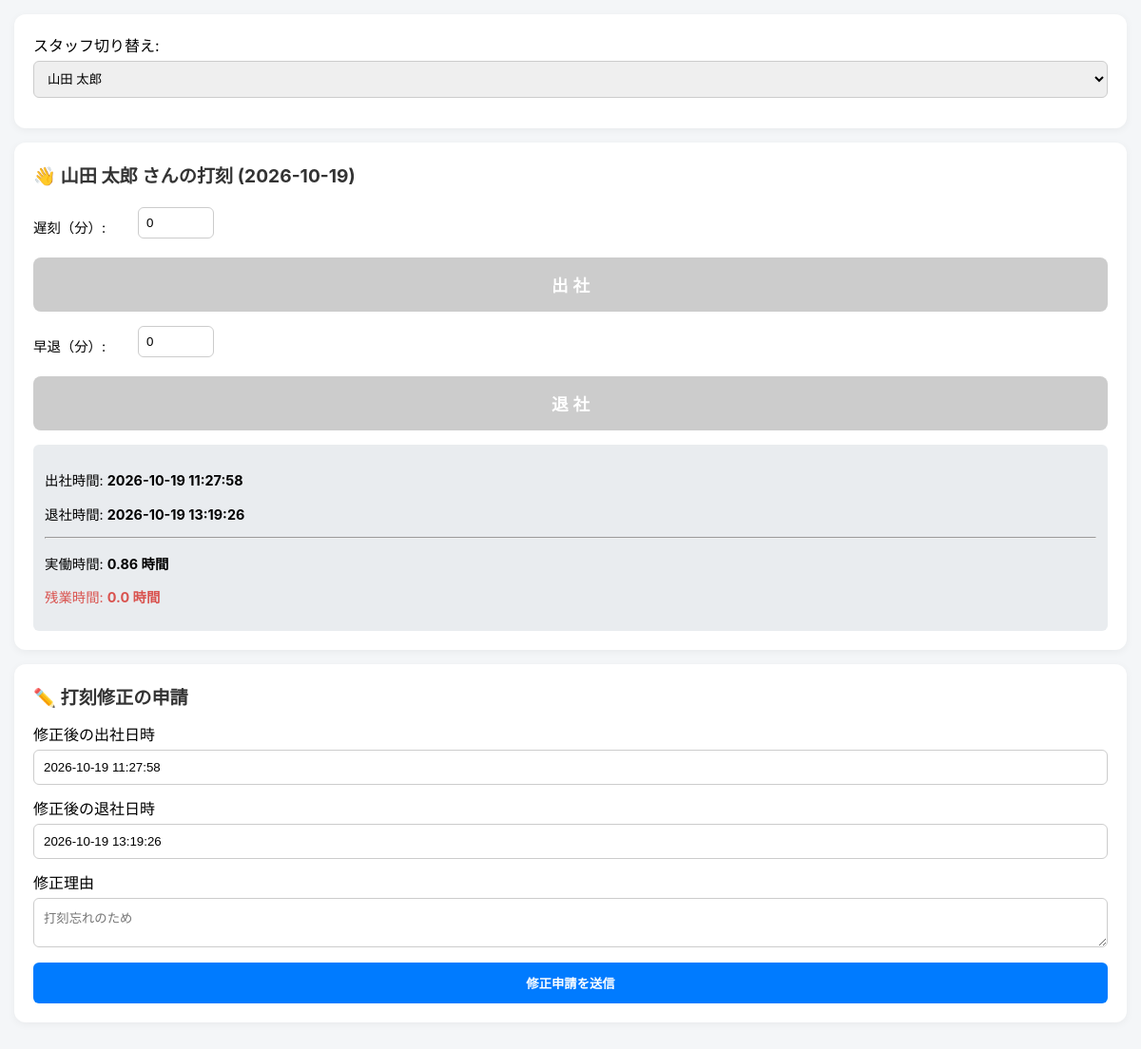
The page / on the database its author committed.
### tables this page shows
CREATE TABLE users (
                id INTEGER PRIMARY KEY AUTOINCREMENT,
                name TEXT NOT NULL,
                role TEXT DEFAULT 'employee'
            );

CREATE TABLE attendance (
                id INTEGER PRIMARY KEY AUTOINCREMENT,
                user_id INTEGER NOT NULL,
                work_date DATE NOT NULL,
                clock_in DATETIME,
                clock_out DATETIME,
                break_minutes INTEGER DEFAULT 60,
                tardy_minutes INTEGER DEFAULT 0,    -- 遅刻（分）
                early_leave_minutes INTEGER DEFAULT 0, -- 早退（分）
                actual_hours REAL DEFAULT 0,
                overtime_hours REAL DEFAULT 0
            );

### app.py (the view)
@app.route('/')
def index():
    user_id = request.args.get('user_id', 1)
    today = datetime.now().strftime('%Y-%m-%d')
    with get_db() as conn:
        user = conn.execute('SELECT * FROM users WHERE id = ?', (user_id,)).fetchone()
        attendance = conn.execute(
            'SELECT * FROM attendance WHERE user_id = ? AND work_date = ?',
            (user_id, today)
        ).fetchone()
        users = conn.execute('SELECT * FROM users').fetchall()
    return render_template('index.html', user=user, attendance=attendance, users=users, today=today)

### app.py (called while the page is built)
def get_db():
    conn = sqlite3.connect(DB_NAME)
    conn.row_factory = sqlite3.Row
    return conn

### templates/index.html (shortened to what this page needs)
<!DOCTYPE html>
<html lang="ja">
<head>
</head>
<body>
    <div class="card">
        <label>スタッフ切り替え:</label>
        <select onchange="location.href='/?user_id=' + this.value">
            {% for u in users %}
            <option value="{{ u.id }}" {% if u.id == user.id %}selected{% endif %}>{{ u.name }}</option>
            {% endfor %}
        </select>
    </div>
    <div class="card">
        <h1>👋 {{ user.name }} さんの打刻 ({{ today }})</h1>
        <div class="btn-group">
            <form action="/clock" method="POST">
                <div class="input-row">
                    <label>遅刻（分）:</label>
                    <input type="number" name="tardy_minutes" value="0" min="0">
                </div>
                <button type="submit" class="btn btn-in" {% if attendance and attendance.clock_in %}disabled{% endif %}>出 社</button>
            </form>
            <form action="/clock" method="POST">
                <div class="input-row">
                    <label>早退（分）:</label>
                    <input type="number" name="early_leave_minutes" value="0" min="0">
                </div>
                <button type="submit" class="btn btn-out" {% if not attendance or not attendance.clock_in or attendance.clock_out %}disabled{% endif %}>退 社</button>
            </form>
        </div>
        <div class="status">
            <p>出社時間: <strong>{{ attendance.clock_in if attendance and attendance.clock_in else '未打刻' }}</strong>
            {% if attendance and attendance.tardy_minutes > 0 %} <span style="color:red;">(遅刻 {{ attendance.tardy_minutes }}分)</span>{% endif %}</p>
            <p>退社時間: <strong>{{ attendance.clock_out if attendance and attendance.clock_out else '未打刻' }}</strong>
            {% if attendance and attendance.early_leave_minutes > 0 %} <span style="color:orange;">(早退 {{ attendance.early_leave_minutes }}分)</span>{% endif %}</p>
            {% if attendance and attendance.clock_out %}
            <hr>
            <p>実働時間: <strong>{{ attendance.actual_hours }} 時間</strong></p>
            <p style="color: #d9534f;">残業時間: <strong>{{ attendance.overtime_hours }} 時間</strong></p>
            {% endif %}
        </div>
    </div>
    {% if attendance %}
    <div class="card">
        <h1>✏️ 打刻修正の申請</h1>
        <form action="/request_correction" method="POST">
            <label>修正後の出社日時</label>
            <input type="text" name="requested_clock_in" value="{{ attendance.clock_in or today + ' 09:00:00' }}" required>
            <label>修正後の退社日時</label>
            <input type="text" name="requested_clock_out" value="{{ attendance.clock_out or today + ' 18:00:00' }}" required>
            <label>修正理由</label>
            <textarea name="reason" placeholder="打刻忘れのため" required></textarea>
            <button type="submit" class="submit-btn">修正申請を送信</button>
        </form>
    </div>
    {% endif %}
</body>
</html>

### templates/index.html (style rules this page uses)
body { font-family: -apple-system, BlinkMacSystemFont, "Segoe UI", Roboto, sans-serif; background: #f4f6f8; margin: 0; padding: 15px; }
.card { background: white; border-radius: 12px; padding: 20px; margin-bottom: 15px; box-shadow: 0 2px 8px rgba(0,0,0,0.05); }
h1 { font-size: 1.2rem; color: #333; margin-top: 0; }
.btn-group { display: flex; flex-direction: column; gap: 10px; margin: 15px 0; }
.btn { padding: 16px; font-size: 1.1rem; font-weight: bold; border: none; border-radius: 8px; color: white; cursor: pointer; width: 100%; }
.btn-in { background: #28a745; }
.btn-out { background: #dc3545; }
.btn:disabled { background: #ccc; cursor: not-allowed; }
.input-row { display: flex; align-items: center; gap: 10px; margin-bottom: 8px; }
.input-row label { font-size: 0.9rem; width: 100px; }
.input-row input { padding: 8px; border: 1px solid #ccc; border-radius: 6px; width: 80px; }
.status { background: #e9ecef; padding: 12px; border-radius: 6px; font-size: 0.9rem; }
input, select, textarea { width: 100%; padding: 10px; margin: 5px 0 12px; border: 1px solid #ccc; border-radius: 6px; box-sizing: border-box; }
.submit-btn { background: #007bff; color: white; border: none; padding: 12px; border-radius: 6px; width: 100%; font-weight: bold; }

### rows shown on the page
users: name "山田 太郎"
attendance: clock_in "2026-10-19 11:27:58", clock_out "2026-10-19 13:19:26", actual_hours "0.86", overtime_hours "0.0", requested_clock_in "2026-10-19 11:27:58", requested_clock_out "2026-10-19 13:19:26"

### other values the page prints
form field value "山田 太郎"
